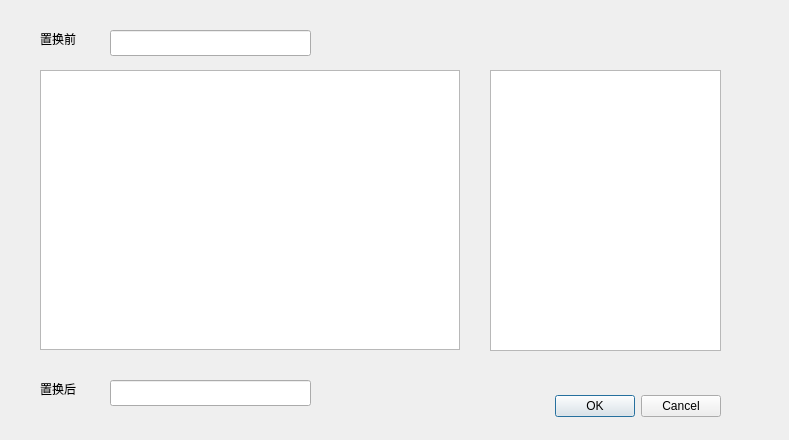
<?xml version="1.0" encoding="UTF-8"?>
<ui version="4.0">
 <class>IP_Inv_Substitute_Dlg</class>
 <widget class="QDialog" name="IP_Inv_Substitute_Dlg">
  <property name="geometry">
   <rect>
    <x>0</x>
    <y>0</y>
    <width>789</width>
    <height>440</height>
   </rect>
  </property>
  <property name="windowTitle">
   <string>Dialog</string>
  </property>
  <widget class="QDialogButtonBox" name="buttonBox">
   <property name="geometry">
    <rect>
     <x>380</x>
     <y>390</y>
     <width>341</width>
     <height>32</height>
    </rect>
   </property>
   <property name="orientation">
    <enum>Qt::Horizontal</enum>
   </property>
   <property name="standardButtons">
    <set>QDialogButtonBox::Cancel|QDialogButtonBox::Ok</set>
   </property>
  </widget>
  <widget class="QLineEdit" name="lineEdit_RL">
   <property name="geometry">
    <rect>
     <x>110</x>
     <y>30</y>
     <width>201</width>
     <height>26</height>
    </rect>
   </property>
   <property name="readOnly">
    <bool>true</bool>
   </property>
  </widget>
  <widget class="QLineEdit" name="lineEdit_cText">
   <property name="geometry">
    <rect>
     <x>110</x>
     <y>380</y>
     <width>201</width>
     <height>26</height>
    </rect>
   </property>
   <property name="readOnly">
    <bool>true</bool>
   </property>
  </widget>
  <widget class="QLabel" name="label">
   <property name="geometry">
    <rect>
     <x>40</x>
     <y>30</y>
     <width>58</width>
     <height>18</height>
    </rect>
   </property>
   <property name="text">
    <string>置换前</string>
   </property>
  </widget>
  <widget class="QLabel" name="label_2">
   <property name="geometry">
    <rect>
     <x>40</x>
     <y>380</y>
     <width>58</width>
     <height>18</height>
    </rect>
   </property>
   <property name="text">
    <string>置换后</string>
   </property>
  </widget>
  <widget class="QTextEdit" name="textEdit">
   <property name="geometry">
    <rect>
     <x>490</x>
     <y>70</y>
     <width>231</width>
     <height>281</height>
    </rect>
   </property>
   <property name="readOnly">
    <bool>true</bool>
   </property>
  </widget>
  <widget class="QTableView" name="tableView">
   <property name="geometry">
    <rect>
     <x>40</x>
     <y>70</y>
     <width>420</width>
     <height>280</height>
    </rect>
   </property>
  </widget>
 </widget>
 <resources/>
 <connections>
  <connection>
   <sender>buttonBox</sender>
   <signal>accepted()</signal>
   <receiver>IP_Inv_Substitute_Dlg</receiver>
   <slot>accept()</slot>
   <hints>
    <hint type="sourcelabel">
     <x>248</x>
     <y>254</y>
    </hint>
    <hint type="destinationlabel">
     <x>157</x>
     <y>274</y>
    </hint>
   </hints>
  </connection>
  <connection>
   <sender>buttonBox</sender>
   <signal>rejected()</signal>
   <receiver>IP_Inv_Substitute_Dlg</receiver>
   <slot>reject()</slot>
   <hints>
    <hint type="sourcelabel">
     <x>316</x>
     <y>260</y>
    </hint>
    <hint type="destinationlabel">
     <x>286</x>
     <y>274</y>
    </hint>
   </hints>
  </connection>
 </connections>
</ui>
